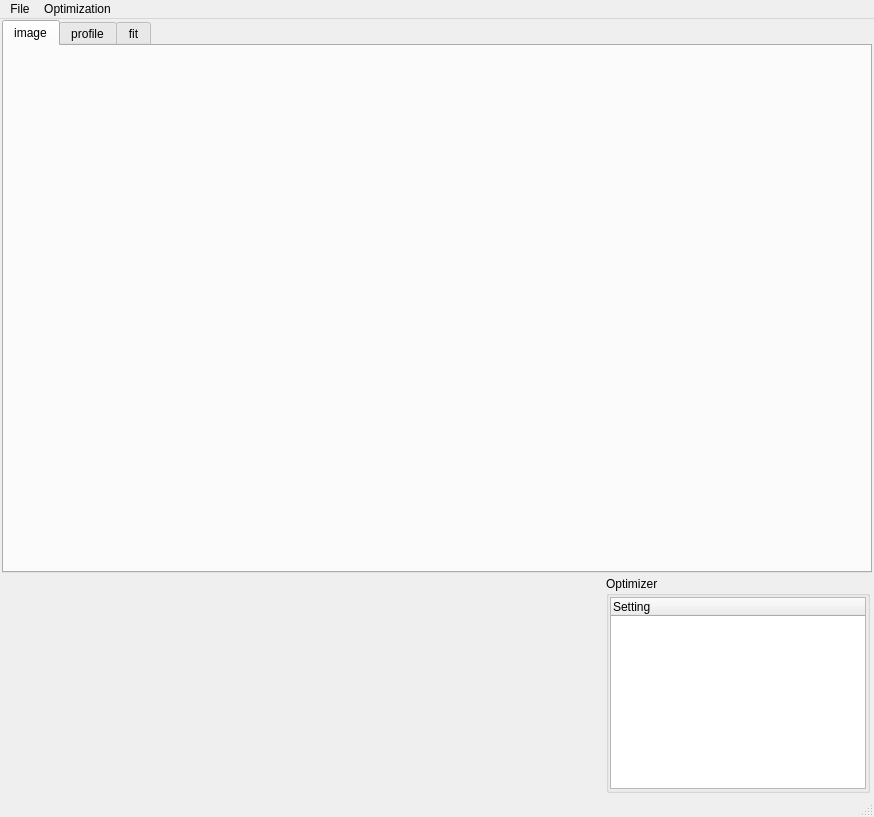
<?xml version="1.0" encoding="UTF-8"?>
<ui version="4.0">
 <class>MainWindow</class>
 <widget class="QMainWindow" name="MainWindow">
  <property name="geometry">
   <rect>
    <x>0</x>
    <y>0</y>
    <width>874</width>
    <height>817</height>
   </rect>
  </property>
  <property name="windowTitle">
   <string>LMTool</string>
  </property>
  <property name="windowOpacity">
   <double>1.000000000000000</double>
  </property>
  <widget class="QWidget" name="centralwidget">
   <layout class="QVBoxLayout" name="verticalLayout">
    <property name="spacing">
     <number>2</number>
    </property>
    <property name="leftMargin">
     <number>2</number>
    </property>
    <property name="topMargin">
     <number>1</number>
    </property>
    <property name="rightMargin">
     <number>2</number>
    </property>
    <property name="bottomMargin">
     <number>1</number>
    </property>
    <item>
     <widget class="QTabWidget" name="tabs">
      <property name="sizePolicy">
       <sizepolicy hsizetype="Expanding" vsizetype="Expanding">
        <horstretch>0</horstretch>
        <verstretch>39</verstretch>
       </sizepolicy>
      </property>
      <property name="autoFillBackground">
       <bool>false</bool>
      </property>
      <property name="currentIndex">
       <number>0</number>
      </property>
      <widget class="ImageWidget" name="imageWidget">
       <property name="sizePolicy">
        <sizepolicy hsizetype="MinimumExpanding" vsizetype="MinimumExpanding">
         <horstretch>0</horstretch>
         <verstretch>0</verstretch>
        </sizepolicy>
       </property>
       <property name="minimumSize">
        <size>
         <width>800</width>
         <height>500</height>
        </size>
       </property>
       <attribute name="title">
        <string>image</string>
       </attribute>
      </widget>
      <widget class="ProfileWidget" name="profileWidget">
       <attribute name="title">
        <string>profile</string>
       </attribute>
      </widget>
      <widget class="FitWidget" name="fitWidget">
       <attribute name="title">
        <string>fit</string>
       </attribute>
      </widget>
     </widget>
    </item>
    <item>
     <widget class="QWidget" name="controlWidget" native="true">
      <layout class="QHBoxLayout" name="horizontalLayout" stretch="0,0">
       <property name="spacing">
        <number>2</number>
       </property>
       <property name="leftMargin">
        <number>2</number>
       </property>
       <property name="topMargin">
        <number>1</number>
       </property>
       <property name="rightMargin">
        <number>2</number>
       </property>
       <property name="bottomMargin">
        <number>1</number>
       </property>
       <item>
        <widget class="QWidget" name="controls" native="true">
         <property name="minimumSize">
          <size>
           <width>600</width>
           <height>0</height>
          </size>
         </property>
        </widget>
       </item>
       <item>
        <widget class="QGroupBox" name="optimizerBox">
         <property name="title">
          <string>Optimizer</string>
         </property>
         <layout class="QVBoxLayout" name="verticalLayout_2">
          <property name="leftMargin">
           <number>1</number>
          </property>
          <property name="topMargin">
           <number>1</number>
          </property>
          <property name="rightMargin">
           <number>1</number>
          </property>
          <property name="bottomMargin">
           <number>1</number>
          </property>
          <item>
           <widget class="OptimizerWidget" name="optimizerWidget">
            <property name="minimumSize">
             <size>
              <width>200</width>
              <height>0</height>
             </size>
            </property>
            <column>
             <property name="text">
              <string>Setting</string>
             </property>
            </column>
           </widget>
          </item>
         </layout>
        </widget>
       </item>
      </layout>
     </widget>
    </item>
   </layout>
  </widget>
  <widget class="QMenuBar" name="menubar">
   <property name="geometry">
    <rect>
     <x>0</x>
     <y>0</y>
     <width>874</width>
     <height>37</height>
    </rect>
   </property>
   <widget class="QMenu" name="menuFile">
    <property name="title">
     <string>File</string>
    </property>
    <addaction name="actionOpen"/>
    <addaction name="actionSave_Parameters"/>
    <addaction name="separator"/>
    <addaction name="actionQuit"/>
   </widget>
   <widget class="QMenu" name="menuOptimization">
    <property name="title">
     <string>Optimization</string>
    </property>
    <addaction name="actionEstimate"/>
    <addaction name="actionOptimize"/>
    <addaction name="actionRobust"/>
   </widget>
   <addaction name="menuFile"/>
   <addaction name="menuOptimization"/>
  </widget>
  <widget class="QStatusBar" name="statusbar"/>
  <action name="actionQuit">
   <property name="text">
    <string>Quit</string>
   </property>
  </action>
  <action name="actionOpen">
   <property name="text">
    <string>Open ...</string>
   </property>
  </action>
  <action name="actionSave_Parameters">
   <property name="text">
    <string>Save Parameters ...</string>
   </property>
  </action>
  <action name="actionSave_Parameters_As">
   <property name="text">
    <string>Save Parameters As ...</string>
   </property>
  </action>
  <action name="actionOptimize">
   <property name="text">
    <string>O&amp;ptimize</string>
   </property>
   <property name="iconText">
    <string>Optimize</string>
   </property>
   <property name="toolTip">
    <string>Optimize</string>
   </property>
   <property name="shortcut">
    <string>Ctrl+P</string>
   </property>
  </action>
  <action name="actionRobust">
   <property name="checkable">
    <bool>true</bool>
   </property>
   <property name="text">
    <string>Robust</string>
   </property>
  </action>
  <action name="actionEstimate">
   <property name="enabled">
    <bool>false</bool>
   </property>
   <property name="text">
    <string>Estimate</string>
   </property>
  </action>
 </widget>
 <customwidgets>
  <customwidget>
   <class>ImageWidget</class>
   <extends>QWidget</extends>
   <header>ImageWidget</header>
   <container>1</container>
  </customwidget>
  <customwidget>
   <class>ProfileWidget</class>
   <extends>QWidget</extends>
   <header>ProfileWidget</header>
   <container>1</container>
  </customwidget>
  <customwidget>
   <class>FitWidget</class>
   <extends>QWidget</extends>
   <header>FitWidget</header>
   <container>1</container>
  </customwidget>
  <customwidget>
   <class>OptimizerWidget</class>
   <extends>QTreeWidget</extends>
   <header>OptimizerWidget</header>
  </customwidget>
 </customwidgets>
 <tabstops>
  <tabstop>tabs</tabstop>
 </tabstops>
 <resources/>
 <connections>
  <connection>
   <sender>actionQuit</sender>
   <signal>triggered()</signal>
   <receiver>MainWindow</receiver>
   <slot>close()</slot>
   <hints>
    <hint type="sourcelabel">
     <x>-1</x>
     <y>-1</y>
    </hint>
    <hint type="destinationlabel">
     <x>399</x>
     <y>299</y>
    </hint>
   </hints>
  </connection>
 </connections>
</ui>
